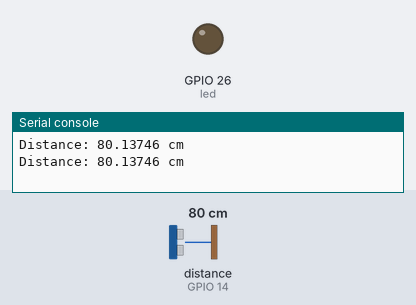
This program was run on a simulated ESP32 board running MicroPython. On the bench: output pins drawn as LEDs (lit = HIGH), the last lines printed to the serial console. The inputs (shaded band) are chosen by the test bench; at power-on: distance to the obstacle (sensor on GPIO 14) 80 cm. The echo pulse lasts 58.3 µs per cm; library files of the repository ran but are not shown: hcsr04.py; pins used as bus, display or sensor lines are not drawn.

Above: at 1.2 s.
1.3 s: distance to the obstacle (sensor on GPIO 14) set to 53 cm
3.2 s: distance to the obstacle (sensor on GPIO 14) set to 44 cm
At 4.9 s:
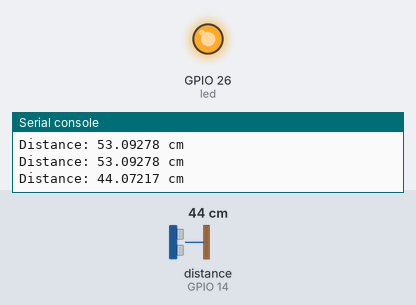
5.5 s: distance to the obstacle (sensor on GPIO 14) set to 60 cm
At 6.7 s:
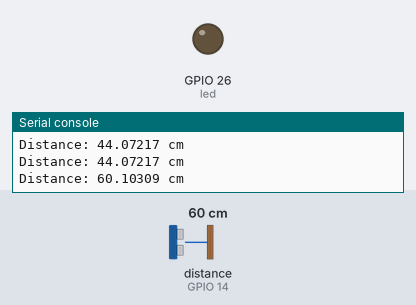
7.5 s: distance to the obstacle (sensor on GPIO 14) set to 2 cm
At 8.5 s:
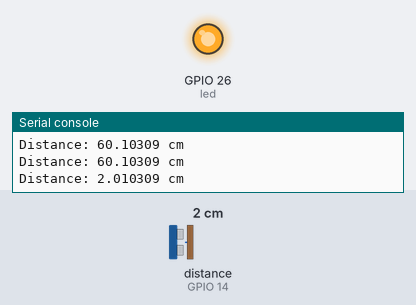
Timing chart, 0 to 10.5 s (numbered marks = the images above; inputs shaded):
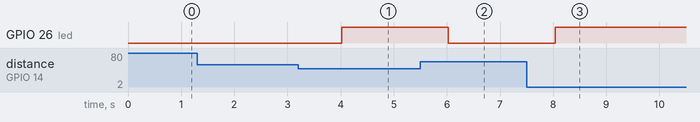

The program:

main.py
```python
# import machine
# import time

# trig = machine.Pin(12, machine.Pin.OUT)
# echo = machine.Pin(14, machine.Pin.IN)
# led = machine.Pin(2, machine.Pin.OUT)

# # Set the threshold distance in centimeters
# threshold_distance = 100.0  # Change this value as needed

# while True:

#     trig.on()
#     time.sleep_us(10)
#     trig.off()

#     while not echo.value():
#         pass
#     start_time = time.ticks_us()

#     while echo.value():
#         pass
#     end_time = time.ticks_us()

#     pulse_duration = time.ticks_diff(end_time, start_time)
#     distance = pulse_duration * 0.0343 / 2
#     print("Distance: {:.2f} cm".format(distance))

#     if distance < threshold_distance:
#         led.on()
#     else:
#         led.off()

#     time.sleep(1)


from hcsr04 import HCSR04
import machine
from machine import Pin
from time import sleep

led = Pin(26 , Pin.OUT)
# ESP32

sensor = HCSR04(trigger_pin=12, echo_pin=14, echo_timeout_us=10000)

while True:
    distance = sensor.distance_cm()
    print('Distance:', distance, 'cm')
    if distance < 50:
        led.on()
    else:
        led.off()
    sleep(1)
```

Measured:
- the behaviour switches between 50 and 49 cm on distance to the obstacle (sensor on GPIO 14) (found by bisection; images 0 and 1)
- after the input at 3.2 s, GPIO 26 (led): LOW → HIGH after 0.82 s
- after the input at 5.5 s, GPIO 26 (led): HIGH → LOW after 0.53 s
- after the input at 7.5 s, GPIO 26 (led): LOW → HIGH after 0.54 s
